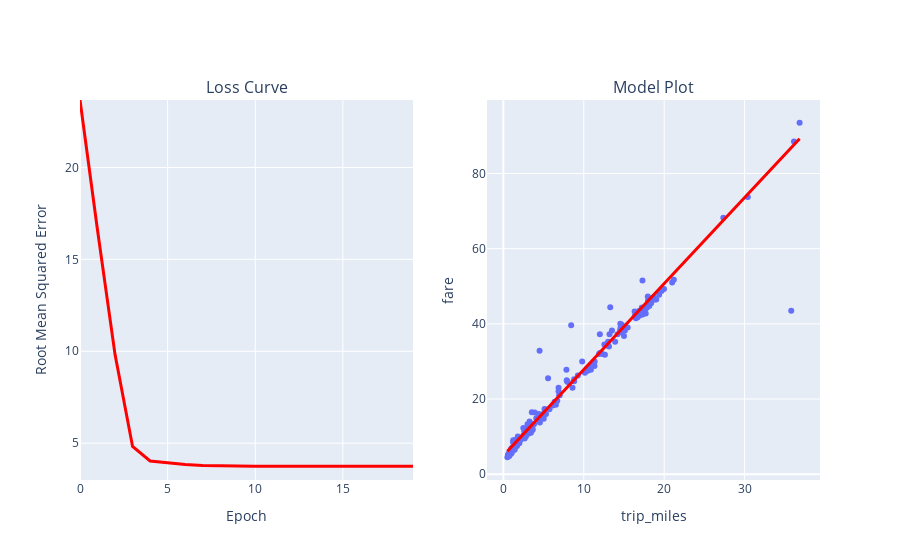

Notebook code for this chart:
### Markdown cell above
---
## Train a model with one feature - Building the model a feature at a time.

First, I train the model to predict the cost of the fare using a **single feature**. 

Earlier, I saw that `trip_miles` (distance) correlates most strongly with the ``fare``, so let's start with `trip_miles` as the feature for your first training run.


* I took WWW epochs to converge on the final model?
* The model fit the sample data

The root mean square error (RMSE) in the output has units in (dollars) same as the label.

So, I can use the RMSE to determine how far off, on average, the predicted fares are in dollars from the observed values.

### Code cell
# The following variables are the hyperparameters.
learning_rate = 0.001
epochs = 20
batch_size = 50

# Specify the feature and the label.
features = ["trip_miles"]
label = "fare"

model_1 = run_experiment(fare_df, features, label, learning_rate, epochs, batch_size)

### Figure 1 — Plotly figure (JSON) as saved in the notebook; plotly's stock layout.template omitted (floating-point values rounded to 4 significant figures; data arrays with more than 128 entries replaced by an {"elided": "..."} marker saying what was removed)
{"data": [{"hovertemplate": "trip_miles=%{x}<br>fare=%{y}<extra></extra>", "legendgroup": "", "marker": {"color": "#636efa", "symbol": "circle"}, "mode": "markers", "name": "", "orientation": "v", "showlegend": false, "type": "scatter", "x": {"elided": "200 float values"}, "xaxis": "x2", "y": {"elided": "200 float values"}, "yaxis": "y2"}, {"hovertemplate": "trip_miles=%{x}<br>fare_predicted=%{y}<extra></extra>", "legendgroup": "", "line": {"color": "#ff0000", "dash": "solid", "width": 3}, "marker": {"symbol": "circle"}, "mode": "lines", "name": "", "orientation": "v", "showlegend": false, "type": "scatter", "x": {"elided": "200 float values"}, "xaxis": "x2", "y": {"elided": "200 float values"}, "yaxis": "y2"}, {"hovertemplate": "x=%{x}<br>y=%{y}<extra></extra>", "legendgroup": "", "line": {"color": "#ff0000", "dash": "solid", "width": 3}, "marker": {"symbol": "circle"}, "mode": "lines", "name": "", "orientation": "v", "showlegend": false, "type": "scatter", "x": [0, 1, 2, 3, 4, 5, 6, 7, 8, 9, 10, 11, 12, 13, 14, 15, 16, 17, 18, 19], "xaxis": "x", "y": [23.67, 16.59, 9.819, 4.817, 4.034, 3.919, 3.84, 3.791, 3.767, 3.755, 3.75, 3.748, 3.747, 3.746, 3.746, 3.746, 3.746, 3.746, 3.746, 3.745], "yaxis": "y"}], "layout": {"annotations": [{"font": {"size": 16}, "showarrow": false, "text": "Loss Curve", "x": 0.225, "xanchor": "center", "xref": "paper", "y": 1, "yanchor": "bottom", "yref": "paper"}, {"font": {"size": 16}, "showarrow": false, "text": "Model Plot", "x": 0.775, "xanchor": "center", "xref": "paper", "y": 1, "yanchor": "bottom", "yref": "paper"}], "xaxis": {"anchor": "y", "domain": [0, 0.45], "title": {"text": "Epoch"}}, "xaxis2": {"anchor": "y2", "domain": [0.55, 1], "title": {"text": "trip_miles"}}, "yaxis": {"anchor": "x", "domain": [0, 1], "range": [2.996, 23.67], "title": {"text": "Root Mean Squared Error"}}, "yaxis2": {"anchor": "x2", "domain": [0, 1], "title": {"text": "fare"}}}}
